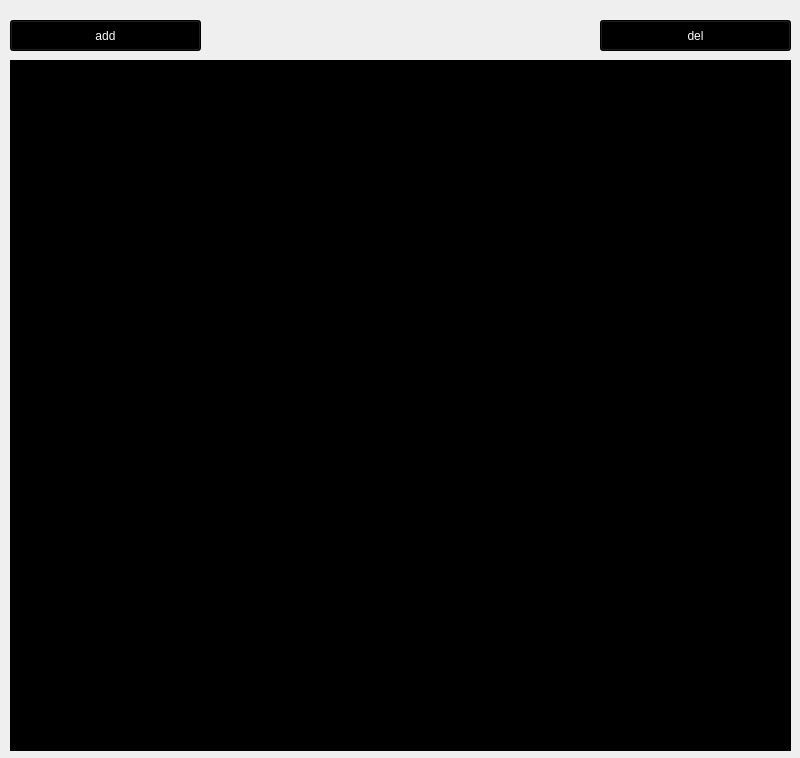
<?xml version="1.0" encoding="UTF-8"?>
<ui version="4.0">
 <class>MainWindow</class>
 <widget class="QMainWindow" name="MainWindow">
  <property name="geometry">
   <rect>
    <x>0</x>
    <y>0</y>
    <width>800</width>
    <height>758</height>
   </rect>
  </property>
  <property name="windowTitle">
   <string>raport</string>
  </property>
  <widget class="QWidget" name="centralwidget">
   <property name="palette">
    <palette>
     <active>
      <colorrole role="WindowText">
       <brush brushstyle="SolidPattern">
        <color alpha="255">
         <red>255</red>
         <green>255</green>
         <blue>255</blue>
        </color>
       </brush>
      </colorrole>
      <colorrole role="Button">
       <brush brushstyle="SolidPattern">
        <color alpha="255">
         <red>0</red>
         <green>0</green>
         <blue>0</blue>
        </color>
       </brush>
      </colorrole>
      <colorrole role="Light">
       <brush brushstyle="SolidPattern">
        <color alpha="255">
         <red>0</red>
         <green>0</green>
         <blue>0</blue>
        </color>
       </brush>
      </colorrole>
      <colorrole role="Midlight">
       <brush brushstyle="SolidPattern">
        <color alpha="255">
         <red>0</red>
         <green>0</green>
         <blue>0</blue>
        </color>
       </brush>
      </colorrole>
      <colorrole role="Dark">
       <brush brushstyle="SolidPattern">
        <color alpha="255">
         <red>0</red>
         <green>0</green>
         <blue>0</blue>
        </color>
       </brush>
      </colorrole>
      <colorrole role="Mid">
       <brush brushstyle="SolidPattern">
        <color alpha="255">
         <red>0</red>
         <green>0</green>
         <blue>0</blue>
        </color>
       </brush>
      </colorrole>
      <colorrole role="Text">
       <brush brushstyle="SolidPattern">
        <color alpha="255">
         <red>255</red>
         <green>255</green>
         <blue>255</blue>
        </color>
       </brush>
      </colorrole>
      <colorrole role="BrightText">
       <brush brushstyle="SolidPattern">
        <color alpha="255">
         <red>255</red>
         <green>255</green>
         <blue>255</blue>
        </color>
       </brush>
      </colorrole>
      <colorrole role="ButtonText">
       <brush brushstyle="SolidPattern">
        <color alpha="255">
         <red>255</red>
         <green>255</green>
         <blue>255</blue>
        </color>
       </brush>
      </colorrole>
      <colorrole role="Base">
       <brush brushstyle="SolidPattern">
        <color alpha="255">
         <red>0</red>
         <green>0</green>
         <blue>0</blue>
        </color>
       </brush>
      </colorrole>
      <colorrole role="Window">
       <brush brushstyle="SolidPattern">
        <color alpha="255">
         <red>0</red>
         <green>0</green>
         <blue>0</blue>
        </color>
       </brush>
      </colorrole>
      <colorrole role="Shadow">
       <brush brushstyle="SolidPattern">
        <color alpha="255">
         <red>0</red>
         <green>0</green>
         <blue>0</blue>
        </color>
       </brush>
      </colorrole>
      <colorrole role="AlternateBase">
       <brush brushstyle="SolidPattern">
        <color alpha="255">
         <red>0</red>
         <green>0</green>
         <blue>0</blue>
        </color>
       </brush>
      </colorrole>
      <colorrole role="ToolTipBase">
       <brush brushstyle="SolidPattern">
        <color alpha="255">
         <red>255</red>
         <green>255</green>
         <blue>220</blue>
        </color>
       </brush>
      </colorrole>
      <colorrole role="ToolTipText">
       <brush brushstyle="SolidPattern">
        <color alpha="255">
         <red>0</red>
         <green>0</green>
         <blue>0</blue>
        </color>
       </brush>
      </colorrole>
      <colorrole role="PlaceholderText">
       <brush brushstyle="SolidPattern">
        <color alpha="127">
         <red>255</red>
         <green>255</green>
         <blue>255</blue>
        </color>
       </brush>
      </colorrole>
      <colorrole role="Accent">
       <brush brushstyle="SolidPattern">
        <color alpha="255">
         <red>0</red>
         <green>0</green>
         <blue>0</blue>
        </color>
       </brush>
      </colorrole>
     </active>
     <inactive>
      <colorrole role="WindowText">
       <brush brushstyle="SolidPattern">
        <color alpha="255">
         <red>255</red>
         <green>255</green>
         <blue>255</blue>
        </color>
       </brush>
      </colorrole>
      <colorrole role="Button">
       <brush brushstyle="SolidPattern">
        <color alpha="255">
         <red>0</red>
         <green>0</green>
         <blue>0</blue>
        </color>
       </brush>
      </colorrole>
      <colorrole role="Light">
       <brush brushstyle="SolidPattern">
        <color alpha="255">
         <red>0</red>
         <green>0</green>
         <blue>0</blue>
        </color>
       </brush>
      </colorrole>
      <colorrole role="Midlight">
       <brush brushstyle="SolidPattern">
        <color alpha="255">
         <red>0</red>
         <green>0</green>
         <blue>0</blue>
        </color>
       </brush>
      </colorrole>
      <colorrole role="Dark">
       <brush brushstyle="SolidPattern">
        <color alpha="255">
         <red>0</red>
         <green>0</green>
         <blue>0</blue>
        </color>
       </brush>
      </colorrole>
      <colorrole role="Mid">
       <brush brushstyle="SolidPattern">
        <color alpha="255">
         <red>0</red>
         <green>0</green>
         <blue>0</blue>
        </color>
       </brush>
      </colorrole>
      <colorrole role="Text">
       <brush brushstyle="SolidPattern">
        <color alpha="255">
         <red>255</red>
         <green>255</green>
         <blue>255</blue>
        </color>
       </brush>
      </colorrole>
      <colorrole role="BrightText">
       <brush brushstyle="SolidPattern">
        <color alpha="255">
         <red>255</red>
         <green>255</green>
         <blue>255</blue>
        </color>
       </brush>
      </colorrole>
      <colorrole role="ButtonText">
       <brush brushstyle="SolidPattern">
        <color alpha="255">
         <red>255</red>
         <green>255</green>
         <blue>255</blue>
        </color>
       </brush>
      </colorrole>
      <colorrole role="Base">
       <brush brushstyle="SolidPattern">
        <color alpha="255">
         <red>0</red>
         <green>0</green>
         <blue>0</blue>
        </color>
       </brush>
      </colorrole>
      <colorrole role="Window">
       <brush brushstyle="SolidPattern">
        <color alpha="255">
         <red>0</red>
         <green>0</green>
         <blue>0</blue>
        </color>
       </brush>
      </colorrole>
      <colorrole role="Shadow">
       <brush brushstyle="SolidPattern">
        <color alpha="255">
         <red>0</red>
         <green>0</green>
         <blue>0</blue>
        </color>
       </brush>
      </colorrole>
      <colorrole role="AlternateBase">
       <brush brushstyle="SolidPattern">
        <color alpha="255">
         <red>0</red>
         <green>0</green>
         <blue>0</blue>
        </color>
       </brush>
      </colorrole>
      <colorrole role="ToolTipBase">
       <brush brushstyle="SolidPattern">
        <color alpha="255">
         <red>255</red>
         <green>255</green>
         <blue>220</blue>
        </color>
       </brush>
      </colorrole>
      <colorrole role="ToolTipText">
       <brush brushstyle="SolidPattern">
        <color alpha="255">
         <red>0</red>
         <green>0</green>
         <blue>0</blue>
        </color>
       </brush>
      </colorrole>
      <colorrole role="PlaceholderText">
       <brush brushstyle="SolidPattern">
        <color alpha="127">
         <red>255</red>
         <green>255</green>
         <blue>255</blue>
        </color>
       </brush>
      </colorrole>
      <colorrole role="Accent">
       <brush brushstyle="SolidPattern">
        <color alpha="255">
         <red>0</red>
         <green>0</green>
         <blue>0</blue>
        </color>
       </brush>
      </colorrole>
     </inactive>
     <disabled>
      <colorrole role="WindowText">
       <brush brushstyle="SolidPattern">
        <color alpha="255">
         <red>0</red>
         <green>0</green>
         <blue>0</blue>
        </color>
       </brush>
      </colorrole>
      <colorrole role="Button">
       <brush brushstyle="SolidPattern">
        <color alpha="255">
         <red>0</red>
         <green>0</green>
         <blue>0</blue>
        </color>
       </brush>
      </colorrole>
      <colorrole role="Light">
       <brush brushstyle="SolidPattern">
        <color alpha="255">
         <red>0</red>
         <green>0</green>
         <blue>0</blue>
        </color>
       </brush>
      </colorrole>
      <colorrole role="Midlight">
       <brush brushstyle="SolidPattern">
        <color alpha="255">
         <red>0</red>
         <green>0</green>
         <blue>0</blue>
        </color>
       </brush>
      </colorrole>
      <colorrole role="Dark">
       <brush brushstyle="SolidPattern">
        <color alpha="255">
         <red>0</red>
         <green>0</green>
         <blue>0</blue>
        </color>
       </brush>
      </colorrole>
      <colorrole role="Mid">
       <brush brushstyle="SolidPattern">
        <color alpha="255">
         <red>0</red>
         <green>0</green>
         <blue>0</blue>
        </color>
       </brush>
      </colorrole>
      <colorrole role="Text">
       <brush brushstyle="SolidPattern">
        <color alpha="255">
         <red>0</red>
         <green>0</green>
         <blue>0</blue>
        </color>
       </brush>
      </colorrole>
      <colorrole role="BrightText">
       <brush brushstyle="SolidPattern">
        <color alpha="255">
         <red>255</red>
         <green>255</green>
         <blue>255</blue>
        </color>
       </brush>
      </colorrole>
      <colorrole role="ButtonText">
       <brush brushstyle="SolidPattern">
        <color alpha="255">
         <red>0</red>
         <green>0</green>
         <blue>0</blue>
        </color>
       </brush>
      </colorrole>
      <colorrole role="Base">
       <brush brushstyle="SolidPattern">
        <color alpha="255">
         <red>0</red>
         <green>0</green>
         <blue>0</blue>
        </color>
       </brush>
      </colorrole>
      <colorrole role="Window">
       <brush brushstyle="SolidPattern">
        <color alpha="255">
         <red>0</red>
         <green>0</green>
         <blue>0</blue>
        </color>
       </brush>
      </colorrole>
      <colorrole role="Shadow">
       <brush brushstyle="SolidPattern">
        <color alpha="255">
         <red>0</red>
         <green>0</green>
         <blue>0</blue>
        </color>
       </brush>
      </colorrole>
      <colorrole role="AlternateBase">
       <brush brushstyle="SolidPattern">
        <color alpha="255">
         <red>0</red>
         <green>0</green>
         <blue>0</blue>
        </color>
       </brush>
      </colorrole>
      <colorrole role="ToolTipBase">
       <brush brushstyle="SolidPattern">
        <color alpha="255">
         <red>255</red>
         <green>255</green>
         <blue>220</blue>
        </color>
       </brush>
      </colorrole>
      <colorrole role="ToolTipText">
       <brush brushstyle="SolidPattern">
        <color alpha="255">
         <red>0</red>
         <green>0</green>
         <blue>0</blue>
        </color>
       </brush>
      </colorrole>
      <colorrole role="PlaceholderText">
       <brush brushstyle="SolidPattern">
        <color alpha="127">
         <red>0</red>
         <green>0</green>
         <blue>0</blue>
        </color>
       </brush>
      </colorrole>
      <colorrole role="Accent">
       <brush brushstyle="SolidPattern">
        <color alpha="255">
         <red>0</red>
         <green>0</green>
         <blue>0</blue>
        </color>
       </brush>
      </colorrole>
     </disabled>
    </palette>
   </property>
   <widget class="QListWidget" name="listWidget">
    <property name="geometry">
     <rect>
      <x>10</x>
      <y>60</y>
      <width>781</width>
      <height>691</height>
     </rect>
    </property>
   </widget>
   <widget class="QPushButton" name="addButton">
    <property name="geometry">
     <rect>
      <x>10</x>
      <y>20</y>
      <width>191</width>
      <height>31</height>
     </rect>
    </property>
    <property name="text">
     <string>add</string>
    </property>
   </widget>
   <widget class="QPushButton" name="deleteButton">
    <property name="geometry">
     <rect>
      <x>600</x>
      <y>20</y>
      <width>191</width>
      <height>31</height>
     </rect>
    </property>
    <property name="text">
     <string>del</string>
    </property>
   </widget>
  </widget>
 </widget>
 <resources/>
 <connections/>
</ui>
